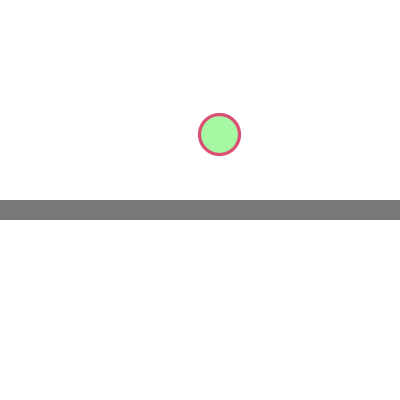
Frame 1 (no input)
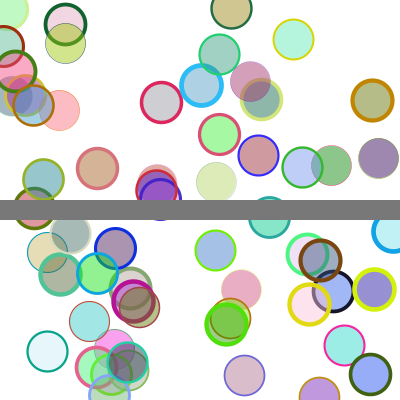
Frame 60 (the mouse pressed at the canvas centre just before this capture)
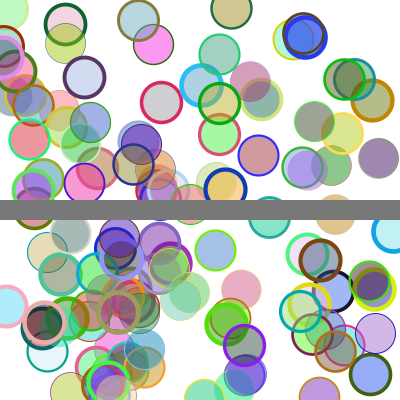
Frame 120 (the mouse held since frame 60 and released just before this capture)

The Processing sketch that drew these frames (run headless with seeded random() and noise(); from frame 60 on, the mouse is pressed at the canvas centre):

// Processing sketch: random
// ── random.pde
void setup() {
  size(400,400);
  background(255);
}

void draw() {
 
  
  strokeWeight(random(0,5));
  
  fill(random(0,254), random(0,254), random(0,254), 120 );
  stroke(random(254), random(254), random(254));
  //line(random(0, width), random(0, width), random(0, height),random(0, height));
  ellipse(random(0, width), random(0, width), 40,40);
  
  noStroke();
  fill(120);
  rect(0,200, 400, 20);
  
  println(frameRate);
  
}
